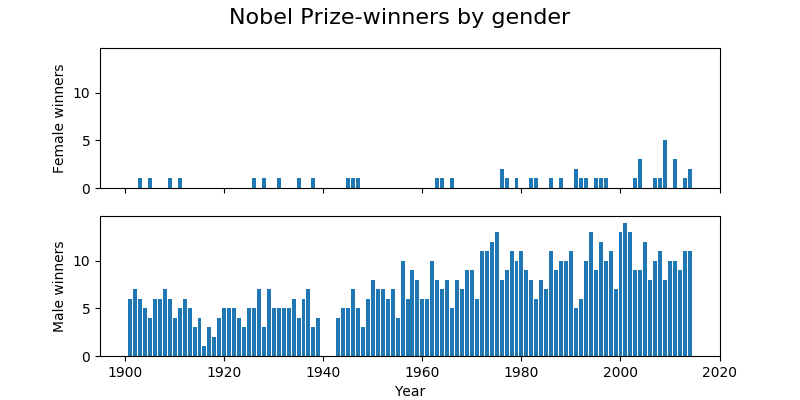

Generate this figure with Python:
#!env python3
# -*- coding: utf-8 -*-

import pandas as pd
import numpy as np
import matplotlib as mpl
mpl.use('Agg')
import matplotlib.pyplot as plt
import json
import seaborn as sb

plt.rcParams['figure.figsize'] = 8, 4

df = pd.read_json('../data/nobel_winners_biopic_cleaned.json')

new_index = pd.Index(np.arange(1901, 2015), name='year')
by_year_gender = df.groupby(['year','gender'])
year_gen_sz = by_year_gender.size().unstack().reindex(new_index)

fig, axes = plt.subplots(nrows=2, ncols=1,
            sharex=True, sharey=True)
ax_f = axes[0]
ax_m = axes[1]

fig.suptitle('Nobel Prize-winners by gender', fontsize=16)
ax_f.bar(year_gen_sz.index, year_gen_sz.female)
ax_f.set_ylabel('Female winners')
ax_m.bar(year_gen_sz.index, year_gen_sz.male)
ax_m.set_ylabel('Male winners')
ax_m.set_xlabel('Year')

##fig = year_gen_sz.plot(kind='bar', figsize=(16,4)).get_figure()
fig.savefig("11_3_2.png")

def thin_xticks(ax, tick_gap=10, rotation=45):
    """ x 目盛りを減らし、回転を調整する """
    ticks = ax.xaxis.get_ticklocs()
    ticklabels = [l.get_text()\
                  for l in ax.xaxis.get_ticklabels()]
    ax.xaxis.set_ticks(ticks[::tick_gap])
    ax.xaxis.set_ticklabels(ticklabels[::tick_gap],\
                            rotation=rotation)
    ax.figure.show()
